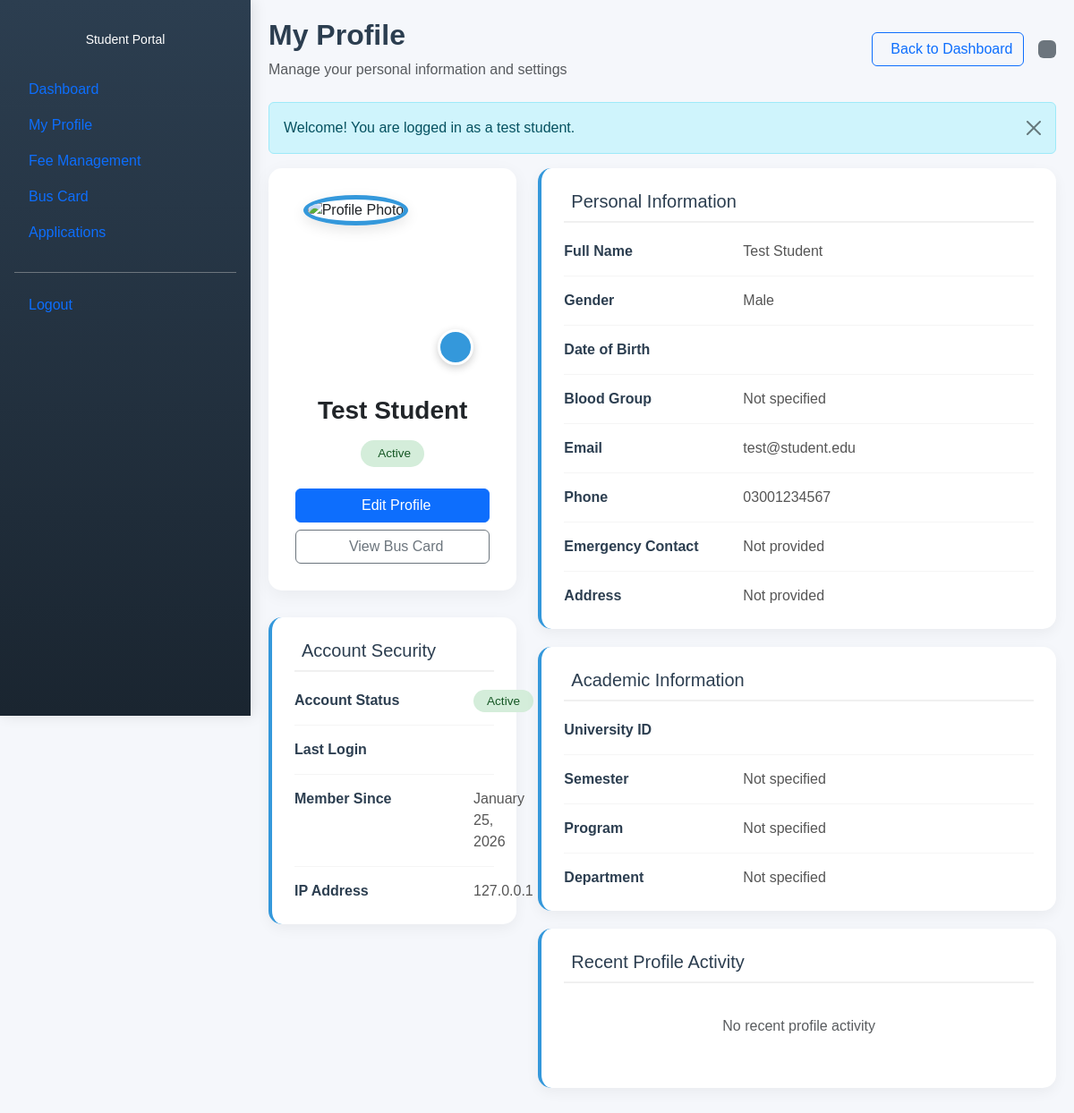
/dashboard/student/profile.php (signed in), run on the app's committed database.
### tables this page shows
CREATE TABLE `user_profiles` (
  `id` int(11) NOT NULL,
  `user_id` int(11) NOT NULL,
  `first_name` varchar(50) NOT NULL,
  `last_name` varchar(50) NOT NULL,
  `phone` varchar(20) DEFAULT NULL,
  `gender` enum('male','female','other') DEFAULT NULL,
  `date_of_birth` date DEFAULT NULL,
  `address` text DEFAULT NULL,
  `emergency_contact` varchar(20) DEFAULT NULL,
  `blood_group` enum('A+','A-','B+','B-','O+','O-','AB+','AB-') DEFAULT NULL,
  `profile_photo` varchar(255) DEFAULT NULL,
  `department` varchar(100) DEFAULT NULL,
  `semester` varchar(20) DEFAULT NULL,
  `program` varchar(100) DEFAULT NULL,
  `created_at` datetime NOT NULL DEFAULT current_timestamp(),
  `updated_at` datetime DEFAULT NULL ON UPDATE current_timestamp()
);

CREATE TABLE `users` (
  `id` int(11) NOT NULL,
  `email` varchar(100) NOT NULL,
  `username` varchar(50) NOT NULL,
  `password` varchar(255) NOT NULL,
  `university_id` varchar(50) DEFAULT NULL,
  `role_id` int(11) NOT NULL DEFAULT 3,
  `status` enum('active','pending','suspended','inactive') NOT NULL DEFAULT 'pending',
  `login_attempts` int(11) NOT NULL DEFAULT 0,
  `locked_until` datetime DEFAULT NULL,
  `last_attempt` datetime DEFAULT NULL,
  `last_login` datetime DEFAULT NULL,
  `verification_token` varchar(100) DEFAULT NULL,
  `created_at` datetime NOT NULL DEFAULT current_timestamp(),
  `updated_at` datetime DEFAULT NULL ON UPDATE current_timestamp(),
  `ip_address` varchar(45) DEFAULT NULL
);

### includes/database.php (called while the page is built, shortened)
<?php
class Database {
    private $pdo;
    private $stmt;
    private static $instance = null;
    private function __construct() {
        try {
            $dsn = "mysql:host=" . DB_HOST . ";dbname=" . DB_NAME . ";charset=" . DB_CHARSET;
            $options = [
                PDO::ATTR_ERRMODE            => PDO::ERRMODE_EXCEPTION,
                PDO::ATTR_DEFAULT_FETCH_MODE => PDO::FETCH_ASSOC,
                PDO::ATTR_EMULATE_PREPARES   => false,
                PDO::ATTR_PERSISTENT         => false,
                PDO::MYSQL_ATTR_INIT_COMMAND => "SET NAMES utf8mb4"
            ];
            $this->pdo = new PDO($dsn, DB_USER, DB_PASS, $options);
        } catch (PDOException $e) {
            $this->logError('DATABASE_CONNECTION', $e->getMessage());
            http_response_code(500);
            exit('Database connection failed.');
        }
    }
    public static function getInstance() {
        if (self::$instance === null) {
            self::$instance = new Database();
        }
        return self::$instance;
    }
    public function prepare($sql) {
        $this->stmt = $this->pdo->prepare($sql);
        return $this;
    }
    public function bind($param, $value, $type = null) {
        if ($type === null) {
            $type = match (true) {
                is_int($value)  => PDO::PARAM_INT,
                is_bool($value) => PDO::PARAM_BOOL,
                is_null($value) => PDO::PARAM_NULL,
                default         => PDO::PARAM_STR,
            };
        }
        $this->stmt->bindValue($param, $value, $type);
        return $this;
    }
    public function execute() {
        try {
            return $this->stmt->execute();
        } catch (PDOException $e) {
            $this->logError('QUERY_EXECUTION', $e->getMessage());
            return false;
        }
    }
    public function single() {
        $this->execute();
        return $this->stmt->fetch();
    }
}

### includes/security.php (called while the page is built, shortened)
<?php
class Security
{
    public function getClientIP()
    {
        $ip_keys = [
            'HTTP_CLIENT_IP',
            'HTTP_X_FORWARDED_FOR',
            'HTTP_X_FORWARDED',
            'HTTP_X_CLUSTER_CLIENT_IP',
            'HTTP_FORWARDED_FOR',
            'HTTP_FORWARDED',
            'REMOTE_ADDR'
        ];
        foreach ($ip_keys as $key) {
            if (array_key_exists($key, $_SERVER) === true) {
                foreach (explode(',', $_SERVER[$key]) as $ip) {
                    $ip = trim($ip);
                }
            }
        }
        return $_SERVER['REMOTE_ADDR'];
    }
}
?>

### dashboard/student/profile.php (the view, shortened to what this page needs)
<?php
require_once '../../includes/database.php';
require_once '../../includes/security.php';
require_once '../../includes/functions.php';
$user_id = $_SESSION['user_id'];
$db = Database::getInstance();
$security = new Security();
$functions = new Functions();
$db->prepare("
    SELECT u.*, up.*,
           ua.bus_id, ua.seat_number,
           b.bus_number, b.type as bus_type,
           br.route_name,
           c.name as campus_name
    FROM users u
    LEFT JOIN user_profiles up ON u.id = up.user_id
    LEFT JOIN student_bus_assignments ua ON u.id = ua.student_id AND ua.status = 'active'
    LEFT JOIN buses b ON ua.bus_id = b.id
    LEFT JOIN bus_routes br ON b.id = br.bus_id
    LEFT JOIN campuses c ON b.campus_id = c.id
    WHERE u.id = :user_id
");
$db->bind(':user_id', $user_id);
$student = $db->single();
?>
<!DOCTYPE html>
<html lang="en" data-bs-theme="light">
<head>
    <link href="https://cdn.jsdelivr.net/npm/bootstrap@5.3.0-alpha1/dist/css/bootstrap.min.css" rel="stylesheet">
    <link rel="stylesheet" href="https://cdnjs.cloudflare.com/ajax/libs/font-awesome/6.4.0/css/all.min.css">
</head>
<body>
    <div class="sidebar">
        <div class="sidebar-header text-center py-4">
            <small>Student Portal</small>
        </div>
        <nav class="nav flex-column px-3">
            <a class="nav-link" href="index.php">
                <i class="fas fa-home"></i> <span>Dashboard</span>
            </a>
            <a class="nav-link active" href="profile.php">
                <i class="fas fa-user"></i> <span>My Profile</span>
            </a>
            <a class="nav-link" href="fees.php">
                <i class="fas fa-money-check-alt"></i> <span>Fee Management</span>
            </a>
            <a class="nav-link" href="bus_card.php">
                <i class="fas fa-id-card"></i> <span>Bus Card</span>
            </a>
            <a class="nav-link" href="applications.php">
                <i class="fas fa-file-alt"></i> <span>Applications</span>
            </a>
            <div class="mt-4 pt-3 border-top border-secondary">
                <a class="nav-link" href="../../logout.php">
                    <i class="fas fa-sign-out-alt"></i> <span>Logout</span>
                </a>
            </div>
        </nav>
    </div>
    <div class="main-content">
        <div class="d-flex justify-content-between align-items-center mb-4">
            <div>
                <h2 class="fw-bold" style="color: var(--primary-color);">My Profile</h2>
                <p class="text-muted mb-0">Manage your personal information and settings</p>
            </div>
            <div class="d-flex align-items-center gap-3">
                <a href="index.php" class="btn btn-outline-primary">
                    <i class="fas fa-arrow-left me-2"></i> Back to Dashboard
                </a>
                <span class="badge bg-secondary">
                </span>
            </div>
        </div>
        <?php echo $functions->displayFlashMessage(); ?>
        <div class="row">
            <div class="col-lg-4">
                <div class="profile-header">
                    <div class="profile-photo-container">
                        <img src="../../<?php echo $student['profile_photo'] ?: 'assets/images/default-avatar.jpg'; ?>"
                             class="profile-photo" alt="Profile Photo" id="profilePhotoPreview">
                        <div class="photo-upload-btn" data-bs-toggle="modal" data-bs-target="#photoUploadModal">
                        </div>
                    </div>
                    <div class="text-center mt-4">
                        <h3 class="fw-bold"><?php echo htmlspecialchars($student['first_name'] . ' ' . $student['last_name']); ?></h3>
                        <div class="d-flex justify-content-center gap-2 mt-3">
                            <span class="badge-status badge-<?php echo $student['status']; ?>">
                                <i class="fas fa-circle me-1"></i> <?php echo ucfirst($student['status']); ?>
                            </span>
                        </div>
                    </div>
                    <div class="mt-4">
                        <div class="d-grid gap-2">
                            <button class="btn btn-primary" data-bs-toggle="modal" data-bs-target="#updateProfileModal">
                                <i class="fas fa-edit me-2"></i> Edit Profile
                            </button>
                            <a href="bus_card.php" class="btn btn-outline-secondary">
                                <i class="fas fa-id-card me-2"></i> View Bus Card
                            </a>
                        </div>
                    </div>
                </div>
                <div class="info-card">
                    <h5><i class="fas fa-shield-alt me-2"></i> Account Security</h5>
                    <div class="info-item">
                        <div class="info-label">Account Status</div>
                        <div class="info-value">
                            <span class="badge-status badge-<?php echo $student['status']; ?>">
                                <?php echo ucfirst($student['status']); ?>
                            </span>
                        </div>
                    </div>
                    <div class="info-item">
                        <div class="info-label">Last Login</div>
                        <div class="info-value"><?php echo $functions->formatDate($student['last_login']); ?></div>
                    </div>
                    <div class="info-item">
                        <div class="info-label">Member Since</div>
                        <div class="info-value"><?php echo $functions->formatDate($student['created_at'], 'F j, Y'); ?></div>
                    </div>
                    <div class="info-item">
                        <div class="info-label">IP Address</div>
                        <div class="info-value"><?php echo $security->getClientIP(); ?></div>
                    </div>
                </div>
            </div>
            <div class="col-lg-8">
                <div class="info-card">
                    <h5><i class="fas fa-user-circle me-2"></i> Personal Information</h5>
                    <div class="info-item">
                        <div class="info-label">Full Name</div>
                        <div class="info-value"><?php echo htmlspecialchars($student['first_name'] . ' ' . $student['last_name']); ?></div>
                    </div>
                    <div class="info-item">
                        <div class="info-label">Gender</div>
                        <div class="info-value"><?php echo ucfirst($student['gender'] ?: 'Not specified'); ?></div>
                    </div>
                    <div class="info-item">
                        <div class="info-label">Date of Birth</div>
                        <div class="info-value"><?php echo $functions->formatDate($student['date_of_birth'], 'F j, Y'); ?></div>
                    </div>
                    <div class="info-item">
                        <div class="info-label">Blood Group</div>
                        <div class="info-value"><?php echo $student['blood_group'] ?: 'Not specified'; ?></div>
                    </div>
                    <div class="info-item">
                        <div class="info-label">Email</div>
                        <div class="info-value"><?php echo htmlspecialchars($student['email']); ?></div>
                    </div>
                    <div class="info-item">
                        <div class="info-label">Phone</div>
                        <div class="info-value"><?php echo htmlspecialchars($student['phone'] ?: 'Not provided'); ?></div>
                    </div>
                    <div class="info-item">
                        <div class="info-label">Emergency Contact</div>
                        <div class="info-value"><?php echo htmlspecialchars($student['emergency_contact'] ?: 'Not provided'); ?></div>
                    </div>
                    <div class="info-item">
                        <div class="info-label">Address</div>
                        <div class="info-value"><?php echo nl2br(htmlspecialchars($student['address'] ?: 'Not provided')); ?></div>
                    </div>
                </div>
                <div class="info-card">
                    <h5><i class="fas fa-graduation-cap me-2"></i> Academic Information</h5>
                    <div class="info-item">
                        <div class="info-label">University ID</div>
                        <div class="info-value"><?php echo htmlspecialchars($student['university_id']); ?></div>
                    </div>
                    <div class="info-item">
                        <div class="info-label">Semester</div>
                        <div class="info-value"><?php echo htmlspecialchars($student['semester'] ?: 'Not specified'); ?></div>
                    </div>
                    <div class="info-item">
                        <div class="info-label">Program</div>
                        <div class="info-value"><?php echo htmlspecialchars($student['program'] ?: 'Not specified'); ?></div>
                    </div>
                    <div class="info-item">
                        <div class="info-label">Department</div>
                        <div class="info-value"><?php echo htmlspecialchars($student['department'] ?: 'Not specified'); ?></div>
                    </div>
                </div>
                <div class="info-card">
                    <h5><i class="fas fa-history me-2"></i> Recent Profile Activity</h5>
                    <?php
                    $db->prepare("
                        SELECT * FROM activity_logs
                        WHERE user_id = :user_id
                        AND action LIKE '%PROFILE%'
                        ORDER BY timestamp DESC
                        LIMIT 5
                    ");
                    $db->bind(':user_id', $user_id);
                    $activities = $db->resultSet();
                    ?>
                    <?php if (!empty($activities)): ?>
                        <div class="list-group list-group-flush">
                            <?php foreach ($activities as $activity): ?>
                                <div class="list-group-item border-0 px-0 py-2">
                                    <div class="d-flex justify-content-between align-items-start">
                                        <div>
                                            <h6 class="mb-1"><?php echo htmlspecialchars($activity['action']); ?></h6>
                                            <p class="mb-1 small text-muted"><?php echo htmlspecialchars($activity['details']); ?></p>
                                        </div>
                                        <small class="text-muted"><?php echo $functions->timeAgo($activity['timestamp']); ?></small>
                                    </div>
                                </div>
                            <?php endforeach; ?>
                        </div>
                    <?php else: ?>
                        <p class="text-muted text-center py-3">No recent profile activity</p>
                    <?php endif; ?>
                </div>
            </div>
        </div>
    </div>
</body>
</html>

### data on the page
user_profiles: first_name+last_name "Test Student", user.status "Active", created_at "January 25, 2026", gender "Male", blood_group "Not specified", user.email "test@student.edu", phone "03001234567", emergency_contact "Not provided", address "Not provided", semester "Not specified", program "Not specified", department "Not specified"

### other printed values
$message "Welcome! You are logged in as a test student."
$security->getClientIP() "127.0.0.1"
